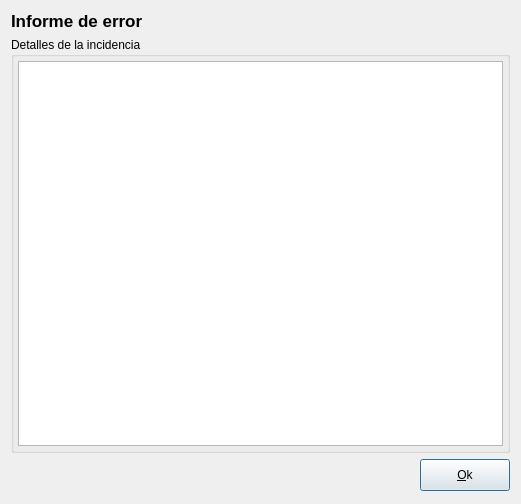
<?xml version="1.0" encoding="UTF-8"?>
<ui version="4.0">
 <class>BugReportForm</class>
 <widget class="QDialog" name="BugReportForm">
  <property name="windowModality">
   <enum>Qt::ApplicationModal</enum>
  </property>
  <property name="geometry">
   <rect>
    <x>0</x>
    <y>0</y>
    <width>521</width>
    <height>504</height>
   </rect>
  </property>
  <property name="sizePolicy">
   <sizepolicy hsizetype="Preferred" vsizetype="Preferred">
    <horstretch>0</horstretch>
    <verstretch>0</verstretch>
   </sizepolicy>
  </property>
  <property name="minimumSize">
   <size>
    <width>300</width>
    <height>300</height>
   </size>
  </property>
  <property name="maximumSize">
   <size>
    <width>16777215</width>
    <height>16777215</height>
   </size>
  </property>
  <property name="windowTitle">
   <string>Informe de Error</string>
  </property>
  <property name="windowIcon">
   <iconset>
    <normaloff>:/icones/icones/pgsqlModeler48x48.png</normaloff>:/icones/icones/pgsqlModeler48x48.png</iconset>
  </property>
  <layout class="QGridLayout" name="gridLayout">
   <item row="0" column="0" colspan="2">
    <widget class="QLabel" name="title_lbl">
     <property name="sizePolicy">
      <sizepolicy hsizetype="Preferred" vsizetype="Fixed">
       <horstretch>0</horstretch>
       <verstretch>0</verstretch>
      </sizepolicy>
     </property>
     <property name="font">
      <font>
       <pointsize>13</pointsize>
       <weight>75</weight>
       <bold>true</bold>
      </font>
     </property>
     <property name="text">
      <string>Informe de error</string>
     </property>
     <property name="margin">
      <number>4</number>
     </property>
    </widget>
   </item>
   <item row="2" column="0" colspan="2">
    <layout class="QGridLayout" name="botoes_lt">
     <property name="leftMargin">
      <number>4</number>
     </property>
     <property name="bottomMargin">
      <number>2</number>
     </property>
     <property name="spacing">
      <number>0</number>
     </property>
     <item row="0" column="2">
      <widget class="QPushButton" name="pbOk">
       <property name="minimumSize">
        <size>
         <width>90</width>
         <height>32</height>
        </size>
       </property>
       <property name="maximumSize">
        <size>
         <width>90</width>
         <height>16777215</height>
        </size>
       </property>
       <property name="text">
        <string>&amp;Ok</string>
       </property>
       <property name="iconSize">
        <size>
         <width>20</width>
         <height>20</height>
        </size>
       </property>
       <property name="flat">
        <bool>false</bool>
       </property>
      </widget>
     </item>
     <item row="0" column="0">
      <spacer>
       <property name="orientation">
        <enum>Qt::Horizontal</enum>
       </property>
       <property name="sizeHint" stdset="0">
        <size>
         <width>91</width>
         <height>27</height>
        </size>
       </property>
      </spacer>
     </item>
     <item row="0" column="1">
      <spacer name="horizontalSpacer">
       <property name="orientation">
        <enum>Qt::Horizontal</enum>
       </property>
       <property name="sizeType">
        <enum>QSizePolicy::Fixed</enum>
       </property>
       <property name="sizeHint" stdset="0">
        <size>
         <width>6</width>
         <height>20</height>
        </size>
       </property>
      </spacer>
     </item>
    </layout>
   </item>
   <item row="1" column="0" colspan="2">
    <widget class="QGroupBox" name="details_gb">
     <property name="title">
      <string>Detalles de la incidencia</string>
     </property>
     <layout class="QGridLayout" name="gridLayout_3">
      <property name="leftMargin">
       <number>4</number>
      </property>
      <property name="topMargin">
       <number>4</number>
      </property>
      <property name="rightMargin">
       <number>4</number>
      </property>
      <property name="bottomMargin">
       <number>4</number>
      </property>
      <item row="0" column="0">
       <widget class="QTextEdit" name="txtStackTrace">
        <property name="acceptRichText">
         <bool>false</bool>
        </property>
       </widget>
      </item>
     </layout>
    </widget>
   </item>
  </layout>
 </widget>
 <resources/>
 <connections/>
</ui>
